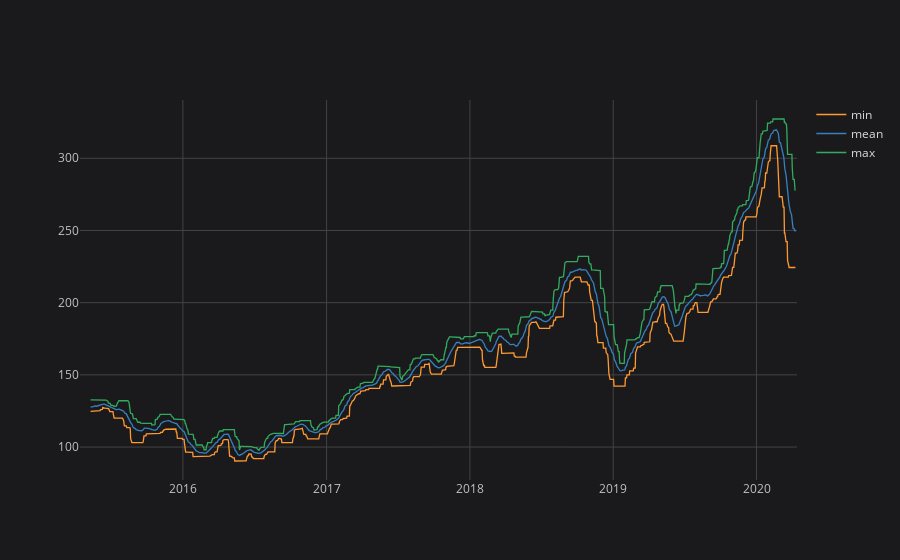

Notebook code cell kept with this figure:
### Code cell
data[['min', 'mean', 'max']].iplot()

### Figure 1 — Plotly figure (JSON) as saved in the notebook; plotly's stock layout.template omitted (floating-point values rounded to 4 significant figures; data arrays with more than 128 entries replaced by an {"elided": "..."} marker saying what was removed)
{"data": [{"line": {"color": "rgba(255, 153, 51, 1.0)", "dash": "solid", "shape": "linear", "width": 1.3}, "mode": "lines", "name": "min", "text": "", "type": "scatter", "x": {"elided": "1260 str values"}, "y": {"elided": "1260 mixed values"}}, {"line": {"color": "rgba(55, 128, 191, 1.0)", "dash": "solid", "shape": "linear", "width": 1.3}, "mode": "lines", "name": "mean", "text": "", "type": "scatter", "x": {"elided": "1260 str values"}, "y": {"elided": "1260 mixed values"}}, {"line": {"color": "rgba(50, 171, 96, 1.0)", "dash": "solid", "shape": "linear", "width": 1.3}, "mode": "lines", "name": "max", "text": "", "type": "scatter", "x": {"elided": "1260 str values"}, "y": {"elided": "1260 mixed values"}}], "layout": {"autosize": true, "legend": {"bgcolor": "#1A1A1C", "font": {"color": "#D9D9D9"}}, "paper_bgcolor": "#1A1A1C", "plot_bgcolor": "#1A1A1C", "title": {"font": {"color": "#D9D9D9"}}, "xaxis": {"autorange": true, "gridcolor": "#434343", "range": ["2015-04-14", "2020-04-13"], "showgrid": true, "tickfont": {"color": "#C2C2C2"}, "title": {"font": {"color": "#D9D9D9"}, "text": ""}, "type": "date", "zerolinecolor": "#666570"}, "yaxis": {"autorange": true, "gridcolor": "#434343", "range": [77.18, 340.4], "showgrid": true, "tickfont": {"color": "#C2C2C2"}, "title": {"font": {"color": "#D9D9D9"}, "text": ""}, "type": "linear", "zerolinecolor": "#666570"}}}
